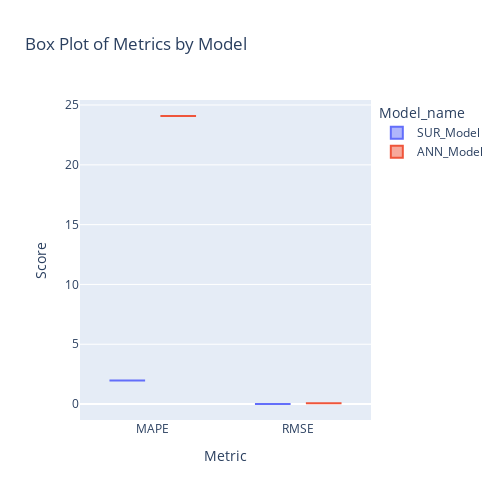

Notebook source saved alongside this figure:
### Code cell
import plotly.express as px
import pandas as pd
# Create the box plot using Plotly
fig = px.box(report_df1, x='Metric', y='Score', color='Model_name', title='Box Plot of Metrics by Model')

# Update layout if needed (e.g., to adjust the size)
fig.update_layout(
    autosize=False,
    width=500,
    height=500
)

# Show the plot
fig.show()

### Figure 1 — Plotly figure (JSON) as saved in the notebook; plotly's stock layout.template omitted (floating-point values rounded to 4 significant figures)
{"data": [{"alignmentgroup": "True", "hovertemplate": "Model_name=SUR_Model<br>Metric=%{x}<br>Score=%{y}<extra></extra>", "legendgroup": "SUR_Model", "marker": {"color": "#636efa"}, "name": "SUR_Model", "notched": false, "offsetgroup": "SUR_Model", "orientation": "v", "showlegend": true, "type": "box", "x": ["MAPE", "RMSE"], "x0": " ", "xaxis": "x", "y": [1.971, 0.005854], "y0": " ", "yaxis": "y"}, {"alignmentgroup": "True", "hovertemplate": "Model_name=ANN_Model<br>Metric=%{x}<br>Score=%{y}<extra></extra>", "legendgroup": "ANN_Model", "marker": {"color": "#EF553B"}, "name": "ANN_Model", "notched": false, "offsetgroup": "ANN_Model", "orientation": "v", "showlegend": true, "type": "box", "x": ["MAPE", "RMSE"], "x0": " ", "xaxis": "x", "y": [24.08, 0.074], "y0": " ", "yaxis": "y"}], "layout": {"autosize": false, "boxmode": "group", "height": 500, "legend": {"title": {"text": "Model_name"}, "tracegroupgap": 0}, "title": {"text": "Box Plot of Metrics by Model"}, "width": 500, "xaxis": {"anchor": "y", "autorange": true, "domain": [0, 1], "range": [-0.5, 1.5], "title": {"text": "Metric"}, "type": "category"}, "yaxis": {"anchor": "x", "autorange": true, "domain": [0, 1], "range": [-1.332, 25.42], "title": {"text": "Score"}, "type": "linear"}}}
